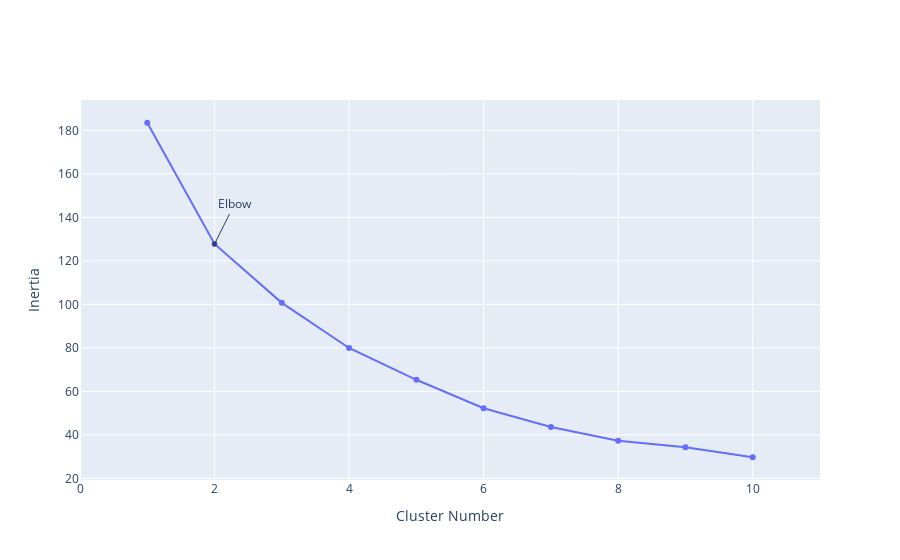

The notebook cell saved with this chart:
### Markdown cell above
## The Ellbow Method

### Code cell
from sklearn.cluster import KMeans
import plotly.graph_objects as go
import plotly.express as px
import numpy as np
X=df.drop("from_set",axis=1);
inertia = [];
for i in range(1,11):
    kmeans = KMeans(
        n_clusters=i, init="k-means++",
        n_init=10,
        tol=1e-04, random_state=42
    );
    kmeans.fit(X);
    inertia.append(kmeans.inertia_);
fig_inertia = go.Figure(data=go.Scatter(x=np.arange(1,11),y=inertia));
fig_inertia.update_layout(xaxis=dict(range=[0,11],title="Cluster Number"),
                  yaxis={'title':'Inertia'},
                 annotations=[
        dict(
            x=2,
            y=inertia[1],
            xref="x",
            yref="y",
            text="Elbow",
            showarrow=True,
            arrowhead=7,
            ax=20,
            ay=-40
        )
    ])

fig_inertia.show(renderer="png")

### Figure 1 — Plotly figure (JSON) as saved in the notebook; plotly's stock layout.template omitted (floating-point values rounded to 4 significant figures)
{"data": [{"type": "scatter", "x": [1, 2, 3, 4, 5, 6, 7, 8, 9, 10], "y": [183.5, 127.8, 100.7, 79.95, 65.34, 52.27, 43.64, 37.28, 34.35, 29.72]}], "layout": {"annotations": [{"arrowhead": 7, "ax": 20, "ay": -40, "showarrow": true, "text": "Elbow", "x": 2, "xref": "x", "y": 127.8, "yref": "y"}], "xaxis": {"range": [0, 11], "title": {"text": "Cluster Number"}}, "yaxis": {"title": {"text": "Inertia"}}}}
